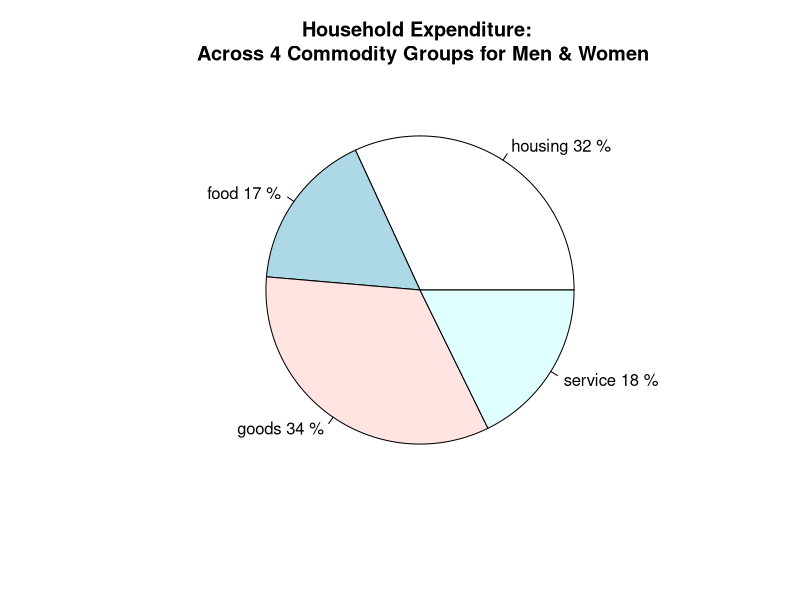

Write R code to recreate this figure. (Note: this script raises an error after producing the figure.)
## ---- chunk 1
knitr::opts_chunk$set(echo = TRUE)
## ---- chunk 2
household <- read.table("household.txt", header = TRUE, sep = ",")
## ---- chunk 3
group_sums <- colSums(household[,1:4])
pct <- round(group_sums/sum(group_sums)*100)
lbls <- paste(labels(group_sums), pct, "%")
pie(group_sums,
    main = "Household Expenditure: \n Across 4 Commodity Groups for Men & Women",
    labels = lbls)
## ---- chunk 4
groups_sums_grouped <- aggregate(. ~ household$gender, household, sum)
group_sums_men <- as.numeric(groups_sums_grouped[2, 2:5])
pct_men <- round(group_sums_men/sum(group_sums_men)*100)
lbls_men <- paste(labels(group_sums), pct_men, "%")
pie(group_sums_men,
    main = "Household Expenditure: \n Across 4 Commodity Groups for Men",
    labels = lbls_men)

## ---- chunk 5
group_sums_women <- as.numeric(groups_sums_grouped[1, 2:5])
pct_women <- round(group_sums_women/sum(group_sums_women)*100)
lbls_women <- paste(labels(group_sums), pct_women, "%")
pie(group_sums_women,
    main = "Household Expenditure: \n Across 4 Commodity Groups for Women",
    labels = lbls_women)

## ---- chunk 6
library(vcd)
gsg <- groups_sums_grouped[2:5]
row.names(gsg) <- c("Women", "Men")
spine(as.matrix(gsg), main = "Spinogram of Expenditures \n Commodity Group Spending between Women and Men")
